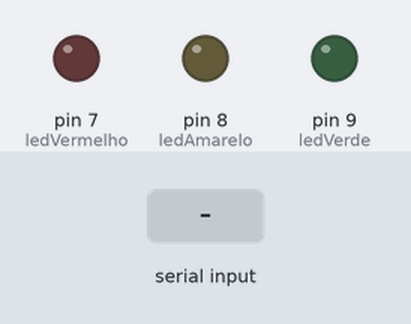
Simulated run of this sketch. Board: Arduino Uno, built with avr-gcc and run on an emulated ATmega328P. Parts: output pins drawn as LEDs (lit = HIGH). Inputs (shaded band) come from the test bench.

Above: at 1.2 s.
1.3 s: "1" received over Serial
At 2.1 s:
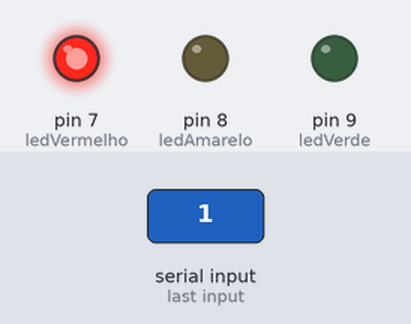
3.8 s: "2" received over Serial
At 4.2 s:
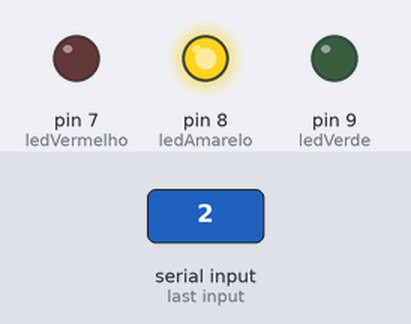
6.3 s: "3" received over Serial
At 7.1 s:
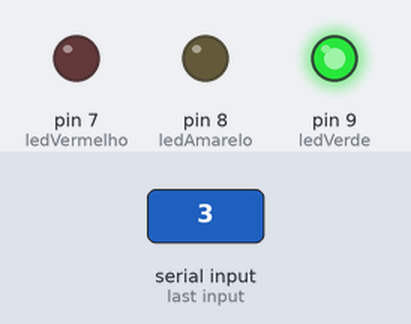
Timing chart, 0 to 9.3 s (numbered marks = the images above; inputs shaded):
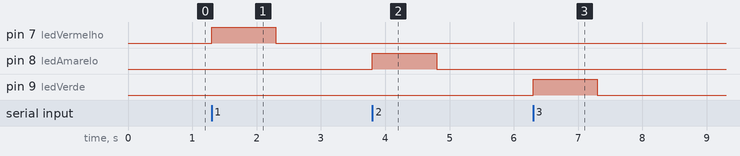

The sketch:

5-piscandoLedComFuncoesLeituraSerialESwitch.ino
```cpp
int ledVermelho = 7;
int ledAmarelo = 8;
int ledVerde = 9;

void setup() {
  pinMode(ledVermelho, OUTPUT);
  pinMode(ledAmarelo, OUTPUT);
  pinMode(ledVerde, OUTPUT);
  Serial.begin(9600);
}

void loop() {
  if(Serial.available()){
    char led = Serial.read();
    switch(led) {
      case '1':
        piscaLed(ledVermelho);
        break;
      case '2':
        piscaLed(ledAmarelo);
        break;
      case '3':
        piscaLed(ledVerde);
        break;
    }
  }
}

void piscaLed(int led){
  digitalWrite(led, HIGH);
  delay(1000);
  digitalWrite(led, LOW);
  delay(1000);
}
```

Measured:
- after the input at 1.3 s, pin 7 (ledVermelho): LOW → HIGH at once, → LOW 1.0 s later
- after the input at 3.8 s, pin 8 (ledAmarelo): LOW → HIGH at once, → LOW 1.0 s later
- after the input at 6.3 s, pin 9 (ledVerde): LOW → HIGH at once, → LOW 1.0 s later
